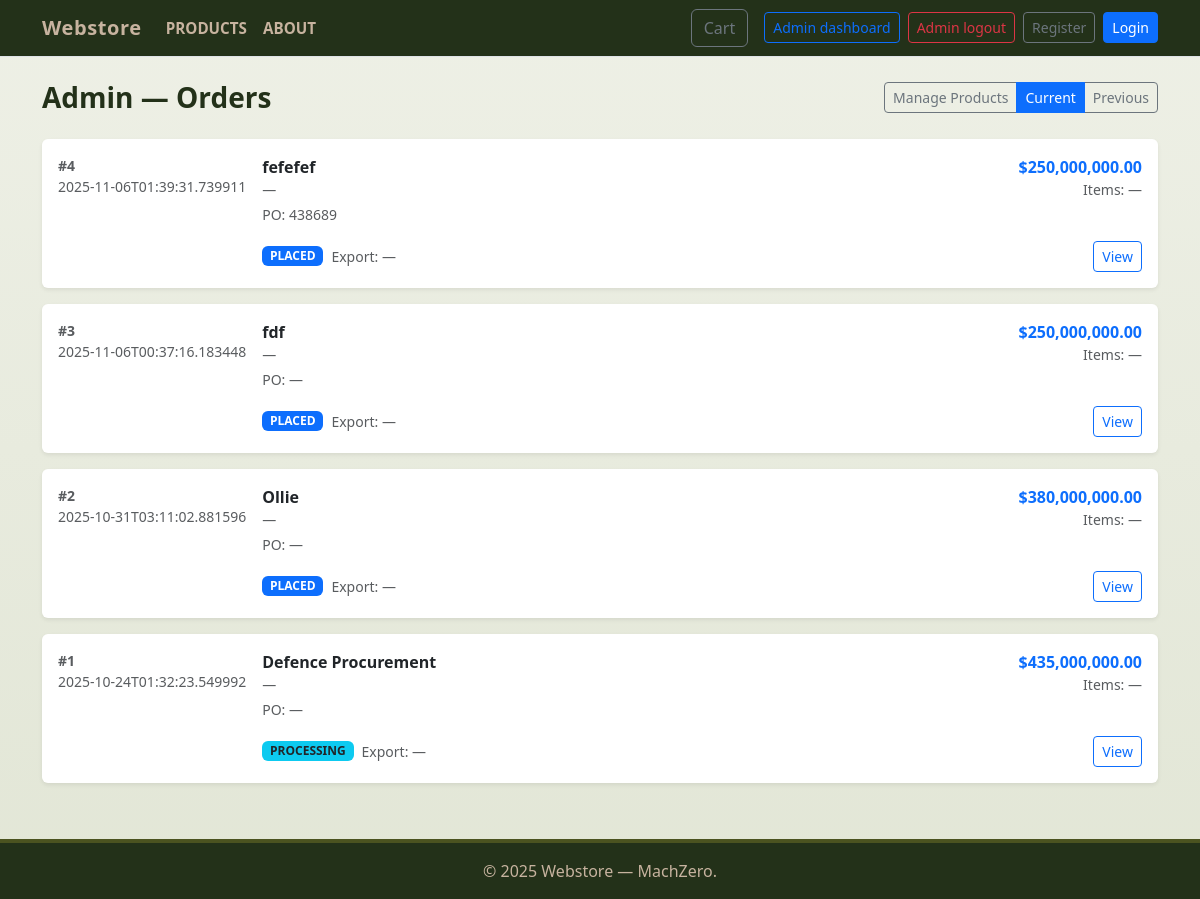
/admin/orders (signed in), run on the app's committed database.
### tables this page shows
CREATE TABLE orders (
        id INTEGER PRIMARY KEY,
        customer_id INTEGER NOT NULL,
        total REAL NOT NULL,
        status TEXT NOT NULL,
        created_at TEXT NOT NULL, agency TEXT, authorized_officer TEXT, official_email TEXT, position_clearance TEXT, contact_number TEXT, po_number TEXT, contract_reference TEXT, funding_source TEXT, auth_doc TEXT, vendor_id TEXT, end_user_cert TEXT, export_license_status TEXT, delivery_location TEXT, required_delivery_date TEXT, payment_method TEXT, declaration_agreed INTEGER, digital_signature TEXT,
        FOREIGN KEY(customer_id) REFERENCES customers(id) ON DELETE CASCADE
    );

CREATE TABLE customers (
        id INTEGER PRIMARY KEY,
        name TEXT NOT NULL,
        email TEXT UNIQUE NOT NULL,
        phone TEXT,
        address TEXT,
        created_at TEXT NOT NULL
    , password TEXT);

### app.py (the view)
@app.route("/admin/orders")
@login_required
def admin_orders():
    db = get_db()
    filt = request.args.get("filter", "current")
    if filt == "previous":
        rows = db.execute(
            "SELECT o.*, c.name AS customer_name FROM orders o LEFT JOIN customers c ON o.customer_id = c.id "
            "WHERE o.status IN ('completed','shipped','cancelled') ORDER BY o.created_at DESC"
        ).fetchall()
    else:
        rows = db.execute(
            "SELECT o.*, c.name AS customer_name FROM orders o LEFT JOIN customers c ON o.customer_id = c.id "
            "WHERE o.status NOT IN ('completed','shipped','cancelled') ORDER BY o.created_at DESC"
        ).fetchall()
    return render_template("admin_orders.html", orders=rows, filter=filt)

### app.py (called while the page is built)
def login_required(f):
    @wraps(f)
    def wrapped(*args, **kwargs):
        if not session.get("is_admin"):
            return redirect(url_for("admin_login", next=request.path))
        return f(*args, **kwargs)
    return wrapped

def get_db():
    if 'db' not in g:
        conn = sqlite3.connect(DB_PATH)
        conn.row_factory = sqlite3.Row
        conn.execute("PRAGMA foreign_keys = ON;")
        g.db = conn
    return g.db

@app.context_processor
def inject_cart_count():
    cart = session.get("cart", {}) if session is not None else {}
    try:
        count = sum(int(v) for v in cart.values()) if cart else 0
    except Exception:
        count = 0
    return {"cart_count": count}

### templates/admin_orders.html (shortened to what this page needs)
<!doctype html>
<html lang="en">
<head>
  <link href="https://cdn.jsdelivr.net/npm/bootstrap@5.3.0/dist/css/bootstrap.min.css" rel="stylesheet">
  <link rel="stylesheet" href="{{ url_for('static', filename='css/styles.css') }}">
</head>
<body>
  {% include 'navbar.html' %}
  <main class="container py-4">
    <div class="d-flex justify-content-between align-items-center mb-4">
      <h3 class="mb-0 fw-bold">Admin — Orders</h3>
      <div class="btn-group" role="group" aria-label="admin actions">
        <a href="{{ url_for('admin_products') }}" class="btn btn-sm btn-outline-secondary">Manage Products</a>
        <a href="{{ url_for('admin_orders', filter='current') }}" class="btn btn-sm btn-outline-primary {% if filter!='previous' %}active{% endif %}">Current</a>
        <a href="{{ url_for('admin_orders', filter='previous') }}" class="btn btn-sm btn-outline-secondary {% if filter=='previous' %}active{% endif %}">Previous</a>
      </div>
    </div>
    {% if orders %}
      <div class="row g-3">
        {% for o in orders %}
          <div class="col-12">
            <div class="card shadow-sm border-0">
              <div class="card-body d-flex flex-column flex-md-row align-items-start">
                <div class="me-3 text-muted small" style="min-width:110px;">
                  <div class="fw-semibold">#{{ o.id }}</div>
                  <div class="text-muted">{{ o.created_at }}</div>
                </div>
                <div class="flex-grow-1">
                  <div class="d-flex justify-content-between align-items-start">
                    <div>
                      <div class="fw-semibold">{{ o.customer_name or '—' }}</div>
                      <div class="small text-muted">{{ o.customer_email or '—' }}</div>
                      <div class="small text-muted mt-1">PO: {{ o.po_number or '—' }}</div>
                    </div>
                    <div class="text-end">
                      <div class="fw-semibold text-primary">${{ "{:,.2f}".format(o.total) }}</div>
                      <div class="small text-muted">Items: {{ o.item_count if o.item_count is defined else '—' }}</div>
                    </div>
                  </div>
                  <div class="mt-3 d-flex flex-wrap gap-2 align-items-center">
                    {% set s = (o.status or '') %}
                    {% if s == 'placed' %}
                      <span class="badge bg-primary text-uppercase small">{{ s }}</span>
                    {% elif s == 'processing' %}
                      <span class="badge bg-info text-dark text-uppercase small">{{ s }}</span>
                    {% elif s == 'shipped' %}
                      <span class="badge bg-secondary text-uppercase small">{{ s }}</span>
                    {% elif s == 'completed' %}
                      <span class="badge bg-success text-uppercase small">{{ s }}</span>
                    {% elif s == 'cancelled' %}
                      <span class="badge bg-danger text-uppercase small">{{ s }}</span>
                    {% else %}
                      <span class="badge bg-secondary text-uppercase small">{{ s }}</span>
                    {% endif %}
                    {% set e = o.export_license_status %}
                    {% if e %}
                      {% if e == 'Approved' %}
                        <span class="badge bg-success small">Export: {{ e }}</span>
                      {% elif e == 'Pending' %}
                        <span class="badge bg-warning text-dark small">Export: {{ e }}</span>
                      {% elif e == 'Exempt' %}
                        <span class="badge bg-info text-dark small">Export: {{ e }}</span>
                      {% else %}
                        <span class="badge bg-secondary small">Export: {{ e }}</span>
                      {% endif %}
                    {% else %}
                      <span class="text-muted small">Export: —</span>
                    {% endif %}
                    <div class="ms-auto">
                      <a class="btn btn-sm btn-outline-primary" href="{{ url_for('admin_order_detail', order_id=o.id) }}">View</a>
                    </div>
                  </div>
                </div>
              </div>
            </div>
          </div>
        {% endfor %}
      </div>
    {% else %}
      <div class="card shadow-sm">
        <div class="card-body text-center text-muted">
          No orders found.
        </div>
      </div>
    {% endif %}
  </main>
<footer>
  <div class="container">
    &copy; {{ 2025 }} Webstore — MachZero.
  </div>
</footer>
</body>
</html>

### templates/navbar.html (shortened to what this page needs)
<nav class="navbar navbar-expand-lg navbar-light bg-light border-bottom">
  <div class="container">
    <a class="navbar-brand" href="{{ url_for('index') }}">Webstore</a>
    <div class="collapse navbar-collapse" id="navMain">
      <ul class="navbar-nav me-auto mb-2 mb-lg-0">
        <li class="nav-item"><a class="nav-link" href="{{ url_for('products') }}">Products</a></li>
        <li class="nav-item"><a class="nav-link" href="{{ url_for('about') }}">About</a></li>
      </ul>
      <div class="d-flex align-items-center">
        <a class="btn btn-outline-secondary position-relative me-3" href="{{ url_for('cart_view') }}">
          Cart
        </a>
        {% if session.get('is_admin') %}
          <a class="btn btn-sm btn-outline-primary me-2" href="{{ url_for('admin_products') }}">Admin dashboard</a>
          <a class="btn btn-sm btn-outline-danger me-2" href="{{ url_for('admin_logout') }}">Admin logout</a>
        {% else %}
          <a class="btn btn-sm btn-outline-secondary me-2" href="{{ url_for('admin_login') }}">Admin login</a>
        {% endif %}
        {% if session.get('customer_name') %}
          <span class="me-2 small text-muted">Hello, {{ session.get('customer_name') }}</span>
          <a class="btn btn-sm btn-outline-danger" href="{{ url_for('logout') }}">Logout</a>
        {% else %}
          <a class="btn btn-sm btn-outline-secondary me-2" href="{{ url_for('register') }}">Register</a>
          <a class="btn btn-sm btn-primary" href="{{ url_for('login') }}">Login</a>
        {% endif %}
      </div>
    </div>
  </div>
</nav>

### static/css/styles.css (style rules this page uses)
:root { --olive: #4b5320; --army-dark: #233119; --khaki: #c7b39f; --sand: #e6dcc8; --accent: #8b1f1f; --white: #ffffff; --navy: #001a66; }
body { background: linear-gradient(180deg, #eef0e6 0%, #e2e6d6 100%); color: var(--army-dark); font-family: "Segoe UI", Roboto, "Helvetica Neue", Arial, sans-serif; margin: 0; }
body { transition: opacity 320ms ease-in-out; will-change: opacity; }
.navbar { background: var(--army-dark) !important; border-bottom: 4px solid var(--olive); }
.navbar .navbar-brand { color: var(--khaki) !important; font-weight: 800; letter-spacing: .6px; }
.navbar .nav-link { color: var(--khaki) !important; font-weight: 600; text-transform: uppercase; font-size: 0.95rem; }
footer { background: var(--army-dark); color: var(--khaki); border-top: 4px solid var(--olive); padding: 1rem 0; margin-top: 2rem; text-align: center; }

### data on the page
orders: id "4", created_at "2025-11-06T01:39:31.739911", name "fefefef", customer_email "—", po_number "438689", total "250,000,000.00", item_count "—", status "PLACED"
orders: id "3", created_at "2025-11-06T00:37:16.183448", name "fdf", customer_email "—", po_number "—", total "250,000,000.00", item_count "—", status "PLACED"
orders: id "2", created_at "2025-10-31T03:11:02.881596", name "Ollie", customer_email "—", po_number "—", total "380,000,000.00", item_count "—", status "PLACED"
orders: id "1", created_at "2025-10-24T01:32:23.549992", name "Defence Procurement", customer_email "—", po_number "—", total "435,000,000.00", item_count "—", status "PROCESSING"

### other printed values
{{ 2025 }} "2025"
